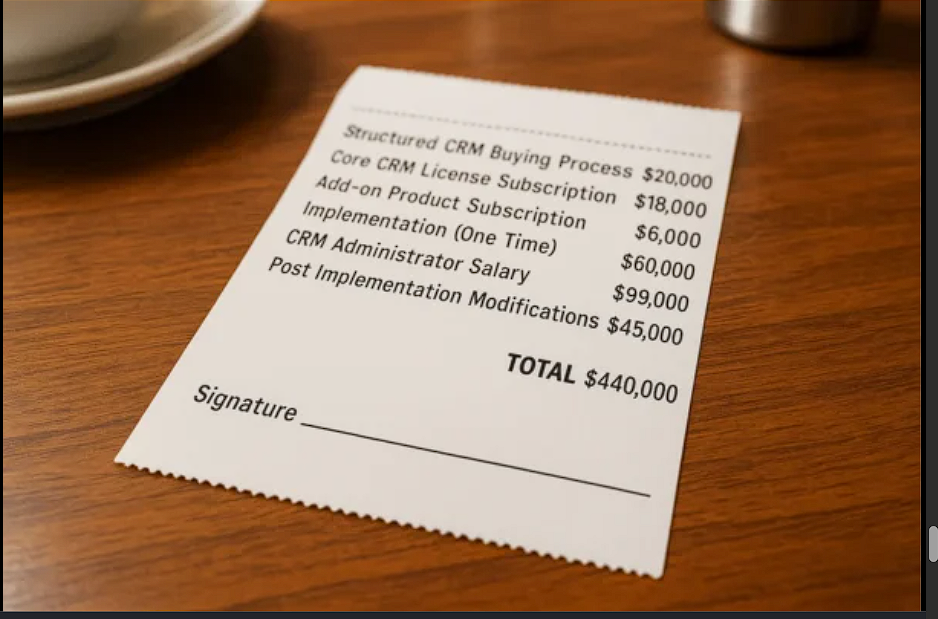
#> input picture openCV document scanner/photos/rct2.png, 938 x 619 px
$ python scanner.py
#> lines starting #> are read from the running program, lines starting #| are printed output that depends on the picture; after the words box and inside, x2 and y2 are one past the last pixel; in counts of white or black regions, pixels touching at a corner belong together
import numpy as np
import cv2 as cv
import sys

# for loading image
img = cv.imread("photos/rct2.png")
#> img is the input picture: shape (619, 938, 3); mean B, G, R 88, 115.5, 151.6

grey = cv.cvtColor(img, cv.COLOR_BGR2GRAY)
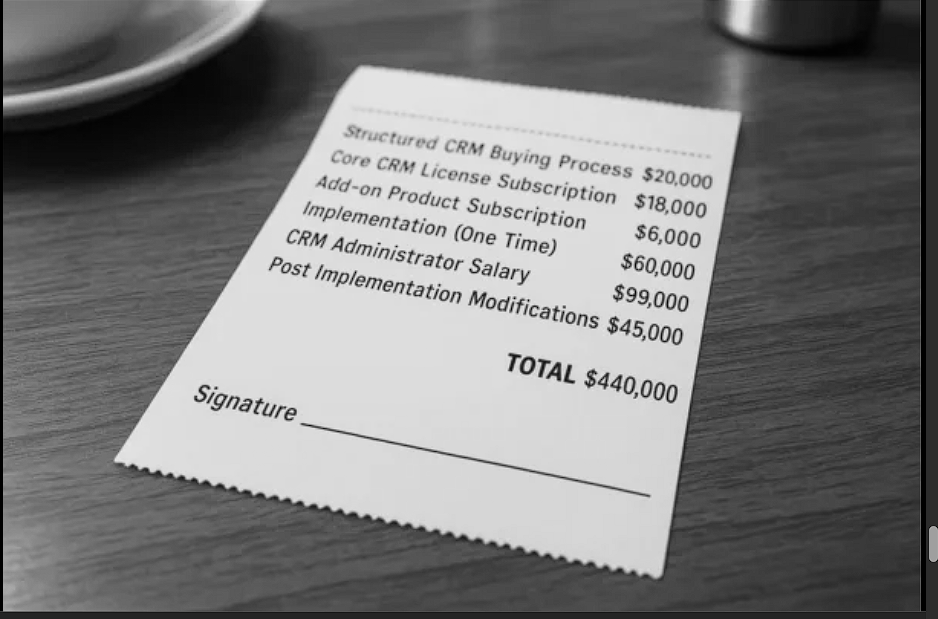
#> grey: shape (619, 938); min 0, max 250, mean 123.1

# Empty callback function for trackbars
def nothing(x):
    pass

# 2. Create the Trackbar Window
cv.namedWindow("Trackbars")
cv.resizeWindow("Trackbars", 400, 300)

# Set the default Canny Max lower (80) to help catch the faint top edge
cv.createTrackbar("Canny Min", "Trackbars", 50, 255, nothing)
cv.createTrackbar("Canny Max", "Trackbars", 80, 255, nothing)
cv.createTrackbar("Epsilon %", "Trackbars", 2, 10, nothing)

# FIX: Create a proper NumPy array kernel for dilation
kernel = np.ones((3, 3), np.uint8)

while True:
    # Get current positions of the trackbars
    t1 = cv.getTrackbarPos("Canny Min", "Trackbars")
    t2 = cv.getTrackbarPos("Canny Max", "Trackbars")
    eps_val = cv.getTrackbarPos("Epsilon %", "Trackbars") / 100.0
    if eps_val == 0:
        eps_val = 0.01

    # 3. Preprocessing Pipeline
    blur = cv.GaussianBlur(grey, (5, 5), 0)
    canny = cv.Canny(blur, t1, t2)
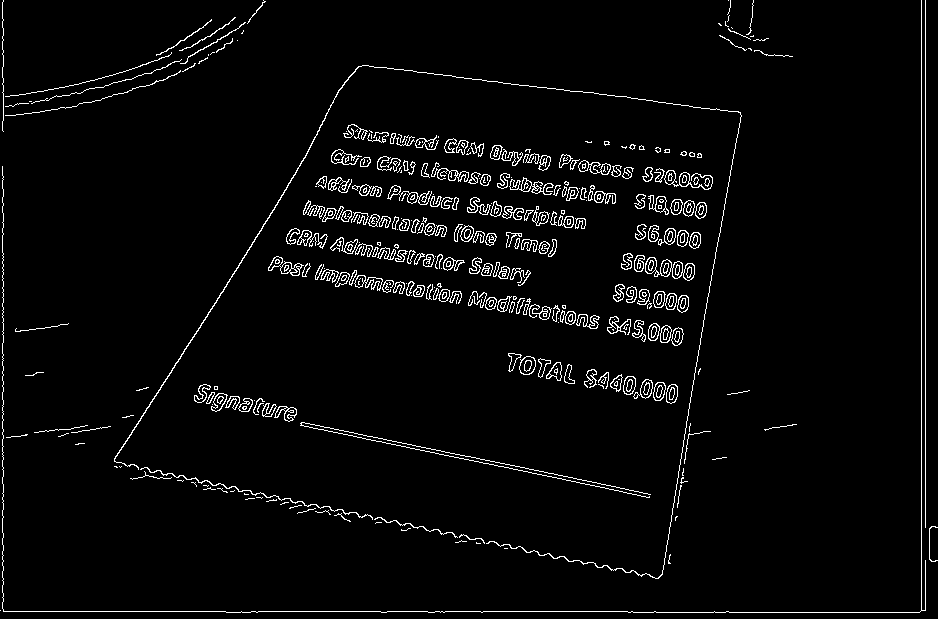
#> canny: shape (619, 938); 3.5% white in thin lines or dots

    # FIX: Use the numpy array kernel here
    dilated = cv.dilate(canny, kernel, iterations=2)
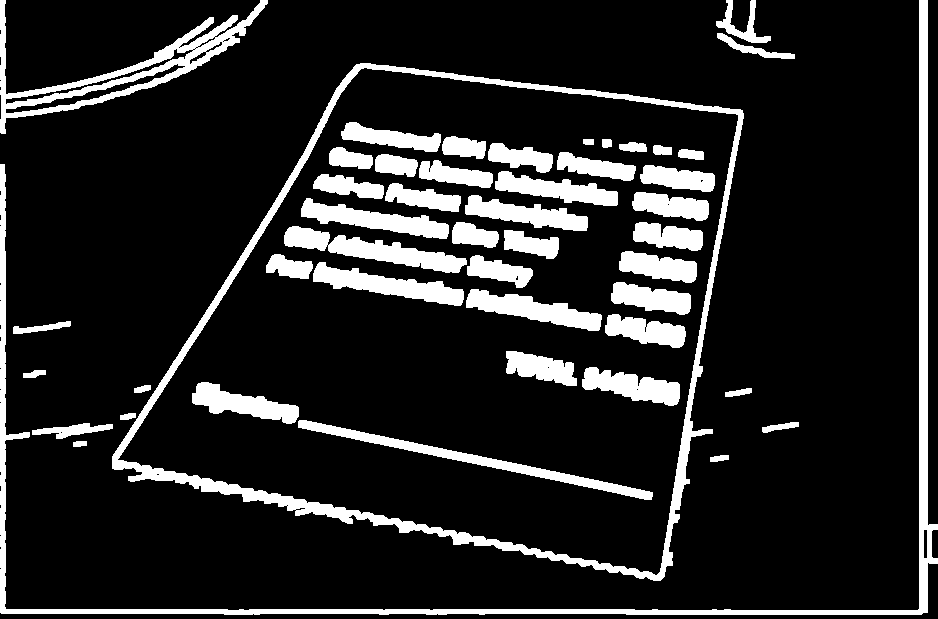
#> dilated: shape (619, 938); 14.4% white; 48 white regions

    # Clone original image for drawing lines
    display_img = img.copy()

    # 4. Find and sort contours
    contours, _ = cv.findContours(dilated, cv.RETR_LIST, cv.CHAIN_APPROX_SIMPLE)
#> contours = 72 contours, 17 with area under 20; largest, box (x1, y1, x2, y2) and area: (112, 63, 744, 581) 220278, (117, 67, 739, 576) 208258, (0, 0, 938, 615) 11084, (0, 0, 268, 134) 7284, (284, 226, 467, 273) 2998
    contours = sorted(contours, key=cv.contourArea, reverse=True)[:5]
#> contours = 5 contours; box (x1, y1, x2, y2) and area: (112, 63, 744, 581) 220278, (117, 67, 739, 576) 208258, (0, 0, 938, 615) 11084, (0, 0, 268, 134) 7284, (284, 226, 467, 273) 2998

    for c in contours:

        # Ignore tiny shapes like the signature box
        if cv.contourArea(c) < 5000:
            continue

        perimeter = cv.arcLength(c, True)
        approx = cv.approxPolyDP(c, eps_val * perimeter, True)

        # Draw ALL valid large contours in red to see what it detects
        cv.drawContours(display_img, [approx], -1, (0, 0, 255), 2)

        # 5. If it finds a 4-corner shape, draw it in GREEN and warp it
        if len(approx) == 4:
            cv.drawContours(display_img, [approx], -1, (0, 255, 0), 4)

            # Warp execution
            pts = approx.reshape(4, 2)
            rect = np.zeros((4, 2), dtype="float32")

            # Sort the 4 corners: Top-Left, Top-Right, Bottom-Right, Bottom-Left
            s, d = pts.sum(axis=1), np.diff(pts, axis=1)
            rect[0], rect[2] = pts[np.argmin(s)], pts[np.argmax(s)]
            rect[1], rect[3] = pts[np.argmin(d)], pts[np.argmax(d)]

            # Create the final flat image (400x500 pixels)
            dst = np.array([[0, 0], [400, 0], [400, 500], [0, 500]], dtype="float32")
            matrix = cv.getPerspectiveTransform(rect, dst)
            scanned = cv.warpPerspective(img, matrix, (400, 500))

            cv.imshow('Scanned Output', scanned)
            break # Stop looking once we find the main document

    else:
        # If no 4-corner shape is found, close the scanned window if it was open
        # Wrapped in a try/except because checking properties of uncreated windows can throw errors
        try:
            if cv.getWindowProperty('Scanned Output', cv.WND_PROP_VISIBLE) >= 1:
                cv.destroyWindow('Scanned Output')
        except cv.error:
            pass
#> this loop made 1 pass
#> pass 1, `scanned = cv.warpPerspective(img, matrix, (400, 500))`:
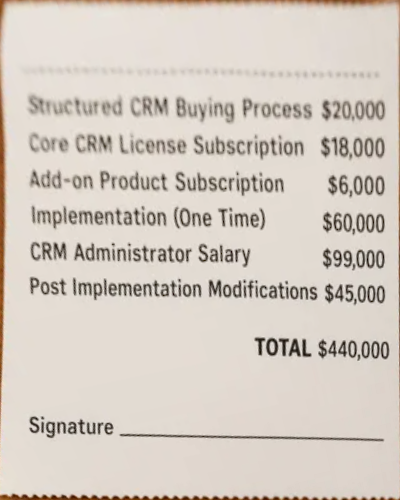
#> scanned: shape (500, 400, 3); mean B, G, R 195.1, 204.4, 213.3
#> after the loop:
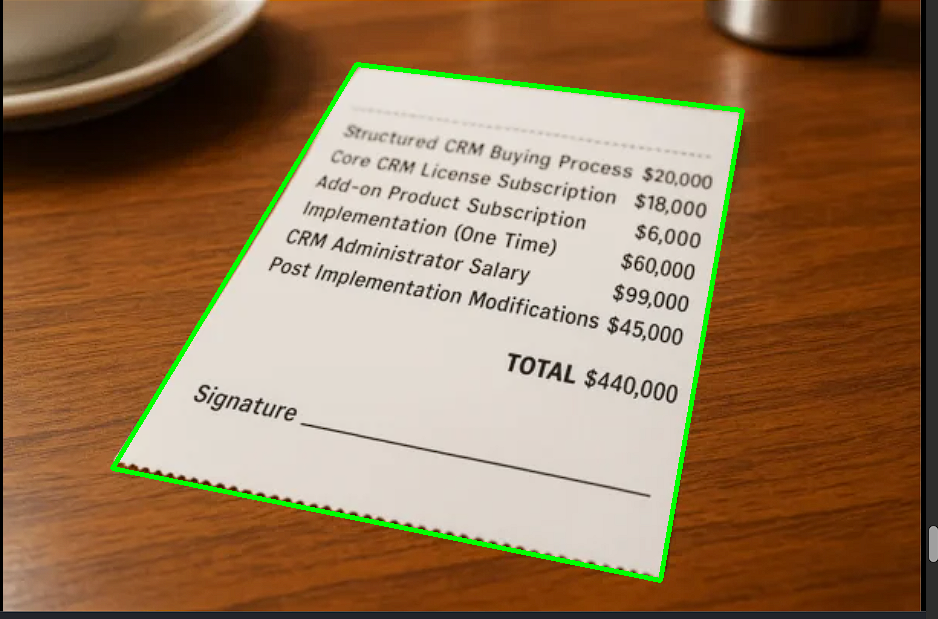
#> display_img: shape (619, 938, 3); 1.59% of pixels changed, all inside (x1, y1, x2, y2) = (110, 62, 745, 583)

    # 6. Show the debugging windows
    cv.imshow('Edge Map (Dilated)', dilated)
    cv.imshow('Detected Contours (Green=4 corners)', display_img)

    # Break loop if 'q' or 'Esc' is pressed
    key = cv.waitKey(1) & 0xFF
#> (key q is pressed here)
    if key == 27 or key == ord('q'):
        break

cv.destroyAllWindows()
